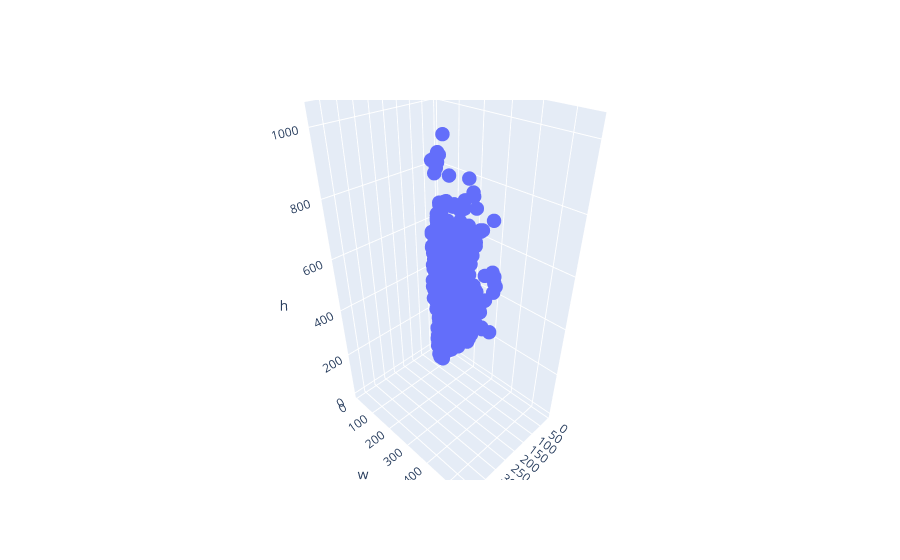

Notebook code for this chart:
### Code cell
fig = go.Figure(data=[go.Scatter3d(
    x=df_sorted["w"],
    y=df_sorted["h"],
    z=df_sorted["d"],
    mode="markers",
    marker=dict(size=5)
)])

fig.update_layout(scene=dict(
    xaxis=dict(title='d'),
    yaxis=dict(title='w'),
    zaxis=dict(title='h')))


# グラフを表示する
fig.show()

### Figure 1 — Plotly figure (JSON) as saved in the notebook; plotly's stock layout.template omitted (floating-point values rounded to 4 significant figures; data arrays with more than 128 entries replaced by an {"elided": "..."} marker saying what was removed)
{"data": [{"marker": {"size": 5}, "mode": "markers", "type": "scatter3d", "x": {"elided": "2342 int values"}, "y": {"elided": "2342 int values"}, "z": {"elided": "2342 int values"}}], "layout": {"scene": {"xaxis": {"title": {"text": "d"}}, "yaxis": {"title": {"text": "w"}}, "zaxis": {"title": {"text": "h"}}}}}
